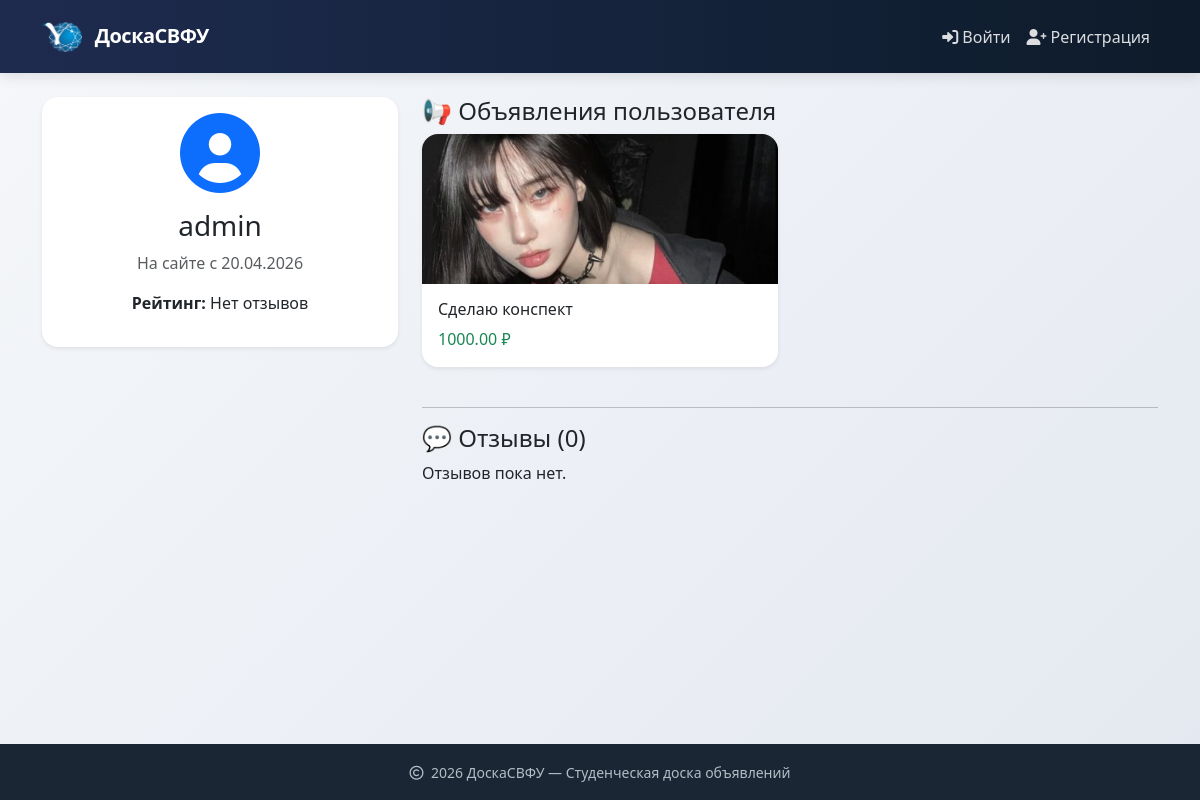
The app's page /user/admin/, older data.
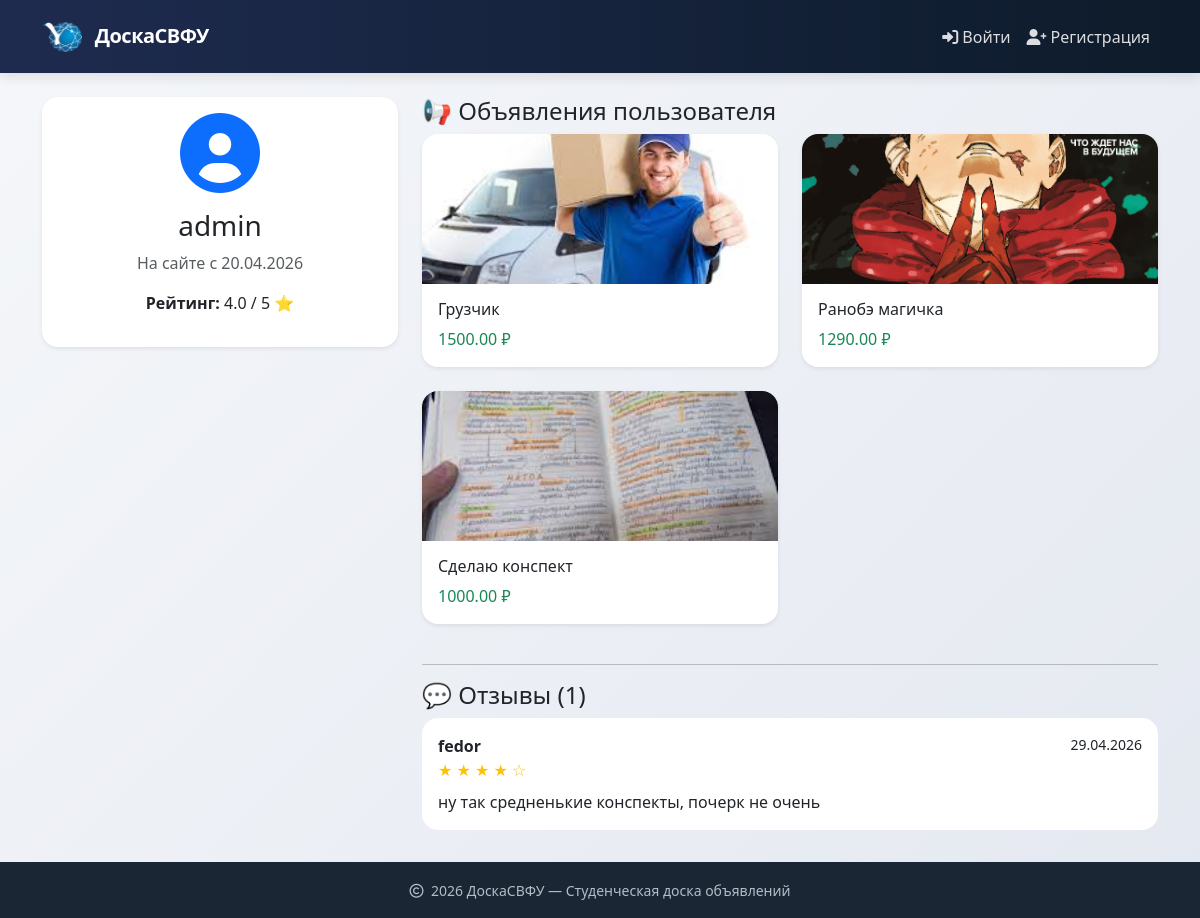
The same page, newer data.
### ads/models.py (models this page shows, shortened)
class Ad(models.Model):
    title = models.CharField(max_length=200, verbose_name="Название")
    description = models.TextField(verbose_name="Описание")
    price = models.DecimalField(max_digits=10, decimal_places=2, verbose_name="Цена")
    image = models.ImageField(upload_to='ads/', blank=True, null=True, verbose_name="Фотография")
    category = models.ForeignKey(Category, on_delete=models.CASCADE, related_name='ads', verbose_name="Категория")
    author = models.ForeignKey(User, on_delete=models.CASCADE, related_name='ads', verbose_name="Продавец")
    created_at = models.DateTimeField(auto_now_add=True, verbose_name="Создано в")
    is_active = models.BooleanField(default=True, verbose_name="Активно")
    contact_info = models.CharField(max_length=200, blank=True, verbose_name="Контакты для связи", help_text="Телефон, Telegram, email")
    class Meta:
        verbose_name = "Ad"
        verbose_name_plural = "Ads"
        ordering = ['-created_at']

class Review(models.Model):
    to_user = models.ForeignKey(User, on_delete=models.CASCADE, related_name='reviews_received', verbose_name="Кому")
    from_user = models.ForeignKey(User, on_delete=models.CASCADE, related_name='reviews_given', verbose_name="От кого")
    rating = models.PositiveSmallIntegerField(choices=[(i, str(i)) for i in range(1, 6)], verbose_name="Оценка")
    text = models.TextField(blank=True, verbose_name="Текст отзыва")
    created_at = models.DateTimeField(auto_now_add=True)
    class Meta:
        verbose_name = "Отзыв"
        verbose_name_plural = "Отзывы"
        unique_together = ['to_user', 'from_user']  # один отзыв на пользователя

### ads/views.py (the view)
# urls.py: path('user/<str:username>/', views.UserProfileView.as_view(), name='user_profile'),
class UserProfileView(DetailView):
    model = User
    template_name = 'ads/user_profile.html'
    context_object_name = 'profile_user'
    def get_object(self):
        return get_object_or_404(User, username=self.kwargs['username'])
    def get_context_data(self, **kwargs):
        context = super().get_context_data(**kwargs)
        user = self.get_object()
        context['ads'] = Ad.objects.filter(author=user, is_active=True)
        context['reviews'] = Review.objects.filter(to_user=user).select_related('from_user')
        context['avg_rating'] = context['reviews'].aggregate(Avg('rating'))['rating__avg']
        context['review_form'] = ReviewForm()
        if self.request.user.is_authenticated and self.request.user != user:
            context['can_review'] = not Review.objects.filter(to_user=user, from_user=self.request.user).exists()
        else:
            context['can_review'] = False
        return context

### templates/ads/user_profile.html (shortened to what this page needs)
{% extends "base.html" %}
{% load static %}
{% block content %}
<div class="row">
    <div class="col-md-4">
        <div class="card shadow-sm border-0 mb-4">
            <div class="card-body text-center">
                <i class="fas fa-user-circle fa-5x text-primary mb-3"></i>
                <h3>{{ profile_user.username }}</h3>
                <p class="text-muted">На сайте с {{ profile_user.date_joined|date:"d.m.Y" }}</p>
                <p>
                    <strong>Рейтинг:</strong>
                    {% if avg_rating %}
                    {{ avg_rating|floatformat:1 }} / 5 ⭐
                    {% else %}
                    Нет отзывов
                    {% endif %}
                </p>
            </div>
        </div>
    </div>
    <div class="col-md-8">
        <h4>📢 Объявления пользователя</h4>
        <div class="row">
            {% for ad in ads %}
            <div class="col-md-6 mb-4">
                <div class="card h-100 shadow-sm border-0 hover-shadow">
                    <div class="position-relative">
                        {% if ad.image %}
                        <img src="{{ ad.image.url }}" class="card-img-top" alt="{{ ad.title }}"
                             style="height: 150px; object-fit: cover; border-top-left-radius: 0.5rem; border-top-right-radius: 0.5rem;">
                        {% else %}
                        <div class="bg-light d-flex align-items-center justify-content-center"
                             style="height: 150px; border-top-left-radius: 0.5rem; border-top-right-radius: 0.5rem;">
                            <span class="text-muted">Нет фото</span>
                        </div>
                        {% endif %}
                    </div>
                    <div class="card-body">
                        <h6 class="card-title">
                            <a href="{% url 'ads:ad_detail' ad.pk %}" class="text-decoration-none text-dark">{{ ad.title }}</a>
                        </h6>
                        <p class="card-text text-success">{{ ad.price }} ₽</p>
                    </div>
                </div>
            </div>
            {% empty %}
            <p>Пока нет активных объявлений.</p>
            {% endfor %}
        </div>
        <hr>
        <h4>💬 Отзывы ({{ reviews.count }})</h4>
        {% for review in reviews %}
        <div class="card mb-2">
            <div class="card-body">
                <div class="d-flex justify-content-between">
                    <strong>{{ review.from_user.username }}</strong>
                    <small>{{ review.created_at|date:"d.m.Y" }}</small>
                </div>
                <div class="text-warning">
                    {% for i in "12345" %}
                    {% if forloop.counter <= review.rating %}
                    ★
                    {% else %}
                    ☆
                    {% endif %}
                    {% endfor %}
                </div>
                {% if review.text %}
                <p class="mb-0 mt-2">{{ review.text }}</p>
                {% endif %}
            </div>
        </div>
        {% empty %}
        <p>Отзывов пока нет.</p>
        {% endfor %}
    </div>
</div>
{% endblock %}

Row changes from the older to the newer data that the page shows:
added Ad: image (picture), title "Грузчик", price "1500.00"
added Ad: image (picture), title "Ранобэ магичка", price "1290.00"
changed Ad "Сделаю конспект": image: a different picture
added Review: from_user.username "fedor", created_at "29.04.2026", rating 4 (drawn), text "ну так средненькие конспекты, почерк не очень"
Text that changed along with them:
{{ avg_rating|floatformat:1 }}: (not shown) → "4.0"
{{ reviews.count }}: "0" → "1"
text no longer shown: "Нет отзывов Отзывов пока нет."
text now shown: "/ 5 ⭐"
